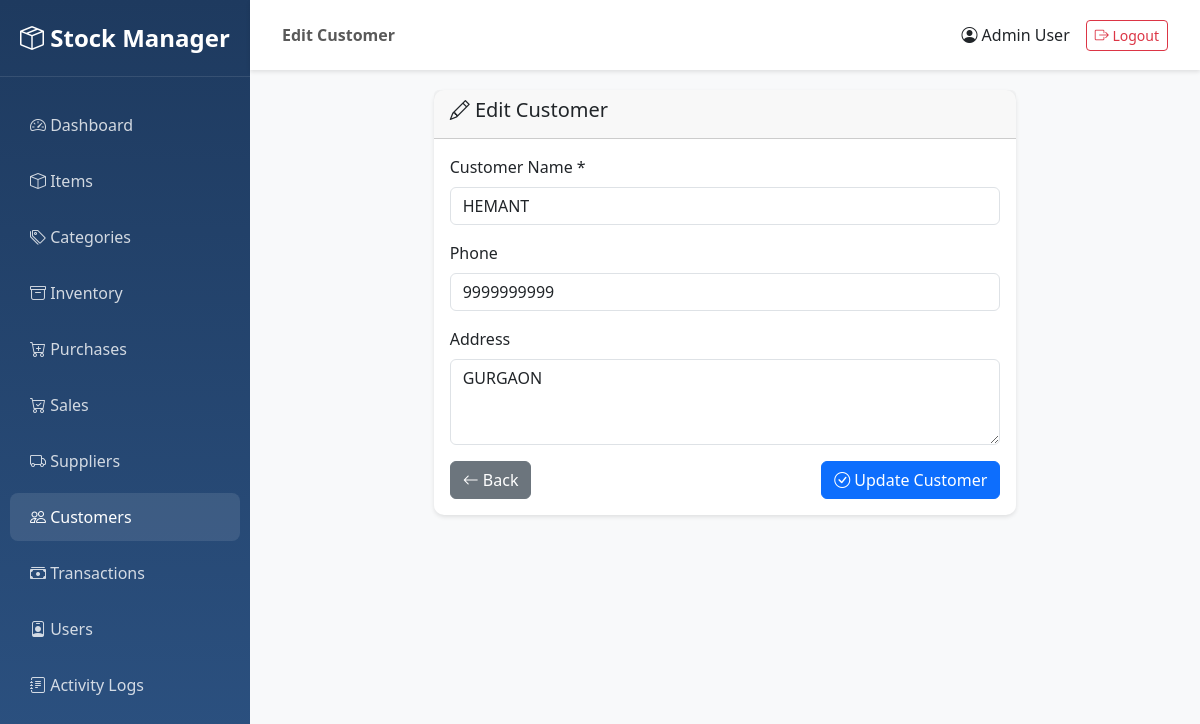
Page /customers/1/edit (signed in) on the committed database.
### app/models/user.py (models this page shows, shortened)
class User(UserMixin, db.Model):
    __tablename__ = 'users'
    user_id = db.Column(db.Integer, primary_key=True)
    name = db.Column(db.String(100), nullable=False)
    username = db.Column(db.String(50), unique=True, nullable=False, index=True)
    password = db.Column(db.String(255), nullable=False)
    role = db.Column(db.String(20), nullable=False, default='user')  # admin, manager, user
    status = db.Column(db.String(20), nullable=False, default='active')  # active, inactive
    created_by = db.Column(db.Integer, db.ForeignKey('users.user_id'), nullable=True)
    updated_by = db.Column(db.Integer, db.ForeignKey('users.user_id'), nullable=True)
    created_at = db.Column(db.DateTime, nullable=False, default=datetime.utcnow)
    updated_at = db.Column(db.DateTime, nullable=False, default=datetime.utcnow, onupdate=datetime.utcnow)
    logs = db.relationship('Log', backref='user', lazy='dynamic')
    def is_admin(self):
        return self.role == 'admin'

### app/models/customer.py (models this page shows, shortened)
class Customer(db.Model):
    __tablename__ = 'customers'
    customer_id = db.Column(db.Integer, primary_key=True)
    name = db.Column(db.String(200), nullable=False, index=True)
    phone = db.Column(db.String(20), nullable=True)
    address = db.Column(db.Text, nullable=True)
    current_balance = db.Column(db.Float, nullable=False, default=0.0)
    created_by = db.Column(db.Integer, db.ForeignKey('users.user_id'), nullable=True)
    updated_by = db.Column(db.Integer, db.ForeignKey('users.user_id'), nullable=True)
    created_at = db.Column(db.DateTime, nullable=False, default=datetime.utcnow)
    updated_at = db.Column(db.DateTime, nullable=False, default=datetime.utcnow, onupdate=datetime.utcnow)
    sales = db.relationship('Sale', backref='customer', lazy='dynamic')

### app/routes/customers.py (the view, shortened to what this page needs)
@customers_bp.route('/<int:customer_id>/edit', methods=['GET', 'POST'])
@login_required
def edit_customer(customer_id):
    customer = Customer.query.get_or_404(customer_id)
    return render_template('customers/edit.html', customer=customer)

### app/templates/customers/edit.html (shortened to what this page needs)
{% extends "base.html" %}
{% block page_title %}Edit Customer{% endblock %}
{% block content %}
<div class="container-fluid">
    <div class="row justify-content-center">
        <div class="col-md-8">
            <div class="card">
                <div class="card-header">
                    <h5><i class="bi bi-pencil"></i> Edit Customer</h5>
                </div>
                <div class="card-body">
                    <form method="POST" action="{{ url_for('customers.edit_customer', customer_id=customer.customer_id) }}">
                        <div class="mb-3">
                            <label for="name" class="form-label">Customer Name *</label>
                            <input type="text" class="form-control" id="name" name="name" value="{{ customer.name }}" required>
                        </div>
                        <div class="mb-3">
                            <label for="phone" class="form-label">Phone</label>
                            <input type="text" class="form-control" id="phone" name="phone" value="{{ customer.phone or '' }}">
                        </div>
                        <div class="mb-3">
                            <label for="address" class="form-label">Address</label>
                            <textarea class="form-control" id="address" name="address" rows="3">{{ customer.address or '' }}</textarea>
                        </div>
                        <div class="d-flex justify-content-between">
                            <a href="{{ url_for('customers.list_customers') }}" class="btn btn-secondary">
                                <i class="bi bi-arrow-left"></i> Back
                            </a>
                            <button type="submit" class="btn btn-primary">
                                <i class="bi bi-check-circle"></i> Update Customer
                            </button>
                        </div>
                    </form>
                </div>
            </div>
        </div>
    </div>
</div>
{% endblock %}

### app/templates/base.html (shortened to what this page needs)
<!DOCTYPE html>
<html lang="en">
<head>
    <link href="https://cdn.jsdelivr.net/npm/bootstrap@5.3.0/dist/css/bootstrap.min.css" rel="stylesheet">
    <link rel="stylesheet" href="https://cdn.jsdelivr.net/npm/bootstrap-icons@1.11.0/font/bootstrap-icons.css">
</head>
<body>
    {% if current_user.is_authenticated %}
    <div class="sidebar">
        <div class="brand-logo">
            <i class="bi bi-box-seam"></i> Stock Manager
        </div>
        <ul class="nav flex-column">
            <li class="nav-item">
                <a class="nav-link {% if request.endpoint == 'main.dashboard' %}active{% endif %}" href="{{ url_for('main.dashboard') }}">
                    <i class="bi bi-speedometer2"></i> Dashboard
                </a>
            </li>
            <li class="nav-item">
                <a class="nav-link {% if 'items' in request.endpoint %}active{% endif %}" href="{{ url_for('items.list_items') }}">
                    <i class="bi bi-box"></i> Items
                </a>
            </li>
            <li class="nav-item">
                <a class="nav-link {% if 'categories' in request.endpoint %}active{% endif %}" href="{{ url_for('categories.list_categories') }}">
                    <i class="bi bi-tags"></i> Categories
                </a>
            </li>
            <li class="nav-item">
                <a class="nav-link {% if 'inventory' in request.endpoint %}active{% endif %}" href="{{ url_for('inventory.list_inventory') }}">
                    <i class="bi bi-archive"></i> Inventory
                </a>
            </li>
            <li class="nav-item">
                <a class="nav-link {% if 'purchases' in request.endpoint %}active{% endif %}" href="{{ url_for('purchases.list_purchases') }}">
                    <i class="bi bi-cart-plus"></i> Purchases
                </a>
            </li>
            <li class="nav-item">
                <a class="nav-link {% if 'sales' in request.endpoint %}active{% endif %}" href="{{ url_for('sales.list_sales') }}">
                    <i class="bi bi-cart-check"></i> Sales
                </a>
            </li>
            <li class="nav-item">
                <a class="nav-link {% if 'suppliers' in request.endpoint %}active{% endif %}" href="{{ url_for('suppliers.list_suppliers') }}">
                    <i class="bi bi-truck"></i> Suppliers
                </a>
            </li>
            <li class="nav-item">
                <a class="nav-link {% if 'customers' in request.endpoint %}active{% endif %}" href="{{ url_for('customers.list_customers') }}">
                    <i class="bi bi-people"></i> Customers
                </a>
            </li>
            <li class="nav-item">
                <a class="nav-link {% if 'money' in request.endpoint %}active{% endif %}" href="{{ url_for('money.list_transactions') }}">
                    <i class="bi bi-cash-stack"></i> Transactions
                </a>
            </li>
            {% if current_user.is_admin() %}
            <li class="nav-item">
                <a class="nav-link {% if 'users' in request.endpoint %}active{% endif %}" href="{{ url_for('users.list_users') }}">
                    <i class="bi bi-person-badge"></i> Users
                </a>
            </li>
            <li class="nav-item">
                <a class="nav-link {% if 'logs' in request.endpoint %}active{% endif %}" href="{{ url_for('logs.list_logs') }}">
                    <i class="bi bi-journal-text"></i> Activity Logs
                </a>
            </li>
            {% endif %}
        </ul>
    </div>
    <nav class="navbar navbar-top">
        <div class="container-fluid">
            <span class="navbar-text">
                <strong>{% block page_title %}{% endblock %}</strong>
            </span>
            <div class="d-flex align-items-center">
                <span class="me-3">
                    <i class="bi bi-person-circle"></i> {{ current_user.name }}
                </span>
                <a href="{{ url_for('auth.logout') }}" class="btn btn-outline-danger btn-sm">
                    <i class="bi bi-box-arrow-right"></i> Logout
                </a>
            </div>
        </div>
    </nav>
    <div class="main-content">
        {% block content %}{% endblock %}
    </div>
    {% endif %}
</body>
</html>

### app/templates/base.html (style rules this page uses)
:root { --sidebar-width: 250px; }
body { font-family: 'Segoe UI', Tahoma, Geneva, Verdana, sans-serif; }
.sidebar { position: fixed; top: 0; left: 0; height: 100vh; width: var(--sidebar-width); background: linear-gradient(180deg, #1e3a5f 0%, #2c5282 100%); padding-top: 20px; overflow-y: auto; }
.sidebar .nav-link { color: rgba(255, 255, 255, 0.8); padding: 12px 20px; margin: 4px 10px; border-radius: 8px; transition: all 0.3s; }
.sidebar .nav-link:hover, .sidebar .nav-link.active { background: rgba(255, 255, 255, 0.1); color: white; }
.main-content { margin-left: var(--sidebar-width); padding: 20px; min-height: 100vh; background: #f8f9fa; }
.card { border: none; border-radius: 10px; box-shadow: 0 2px 4px rgba(0,0,0,0.1); margin-bottom: 20px; }
.navbar-top { margin-left: var(--sidebar-width); background: white; box-shadow: 0 2px 4px rgba(0,0,0,0.1); padding: 15px 20px; }
.brand-logo { color: white; font-size: 1.5rem; font-weight: bold; padding: 0 20px 20px; margin-bottom: 20px; border-bottom: 1px solid rgba(255,255,255,0.1); }

### rows in the picture
User: name "Admin User"
Customer: name "HEMANT", phone "9999999999", address "GURGAON"
